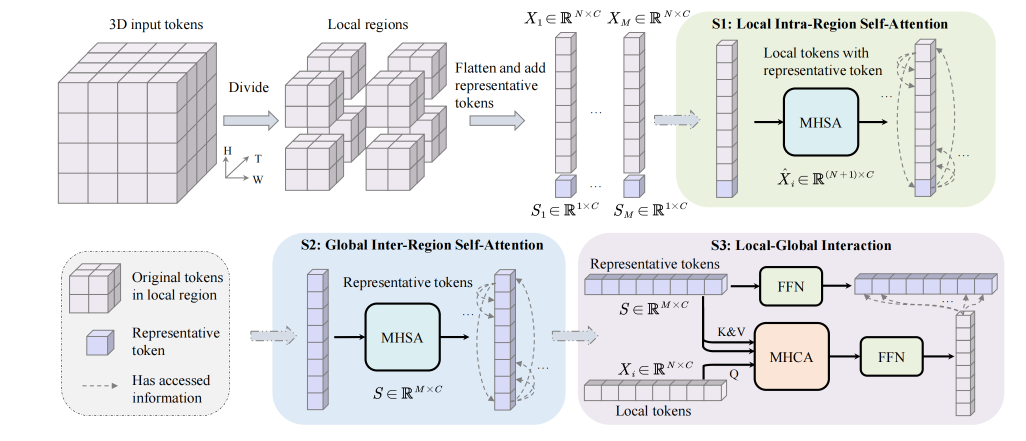
#> input picture MAE_DFER/figs/LGI-Former.png, 2052 x 881 px (shown at 1/2 size)
$ python images_to_videos.py --input_folder MAE_DFER/figs --output_folder out
#> lines starting #> are read from the running program, lines starting #| are printed output that depends on the picture
"""
images_to_videos.py — Convert still images to 16-frame MP4 videos.

Recursively scans an input folder for image files (png, jpg, jpeg, bmp,
tiff, webp), then for each image produces an MP4 where that frame is
repeated --frames times. Output videos are written to --output_folder
preserving the original subfolder structure.

  Image/001_F/file.png  →  Video/001_F/file.mp4

Output uses the avc1 (H.264) codec at 25 FPS. Existing output files are
skipped. Processing is parallelised with ThreadPoolExecutor.

Usage:
  python3 images_to_videos.py \\
    --input_folder  Image/ \\
    --output_folder Video/ \\
    [--frames 16] [--fps 25] [--workers N]
"""

import argparse
import os
from concurrent.futures import ThreadPoolExecutor, as_completed
from pathlib import Path

import cv2
import tqdm

IMAGE_EXTENSIONS = {".png", ".jpg", ".jpeg", ".bmp", ".tiff", ".tif", ".webp"}


def discover_images(root: str) -> list[str]:
  """
  Recursively find image files under root.

  Args:
    root: Root directory to search.

  Returns:
    Sorted list of absolute file paths whose extension is in IMAGE_EXTENSIONS.
  """
#> called with root = 'MAE_DFER/figs'
  images = []
  for dirpath, _, filenames in os.walk(root):
    for fname in filenames:
      if Path(fname).suffix.lower() in IMAGE_EXTENSIONS:
        images.append(os.path.join(dirpath, fname))
  return sorted(images)


def image_to_video(
  img_path: str,
  src_root: str,
  dst_root: str,
  n_frames: int,
  fps: float,
) -> str:
  """
  Convert a single image to an n_frames-long MP4 by repeating the frame.

  Args:
    img_path: Absolute path to the source image file.
    src_root: Root of the source image tree (used to compute relative path).
    dst_root: Root of the destination video tree.
    n_frames: Number of times the frame is written (e.g. 16).
    fps:      Output video frame rate.

  Returns:
    Status string: "skipped", "ok", or "error: <message>".
  """
#> called with img_path = 'MAE_DFER/figs/LGI-Former.png', src_root = 'MAE_DFER/figs', dst_root = 'out', n_frames = 16, fps = 25
  rel = Path(img_path).relative_to(src_root)
  dst_path = str(Path(dst_root) / rel.with_suffix(".mp4"))

  if os.path.exists(dst_path):
    return "skipped"

  os.makedirs(os.path.dirname(dst_path), exist_ok=True)

  frame = cv2.imread(img_path)
#> frame is the input picture: shape (881, 2052, 3); mean B, G, R 233.4, 232, 231
  if frame is None:
    return f"error: cannot read image {img_path}"

  h, w = frame.shape[:2]
#> h = 881; w = 2052
  w -= w % 2  # H.264 requires even dimensions
  h -= h % 2
#> h = 880
  if frame.shape[1] != w or frame.shape[0] != h:
    frame = cv2.resize(frame, (w, h), interpolation=cv2.INTER_AREA)
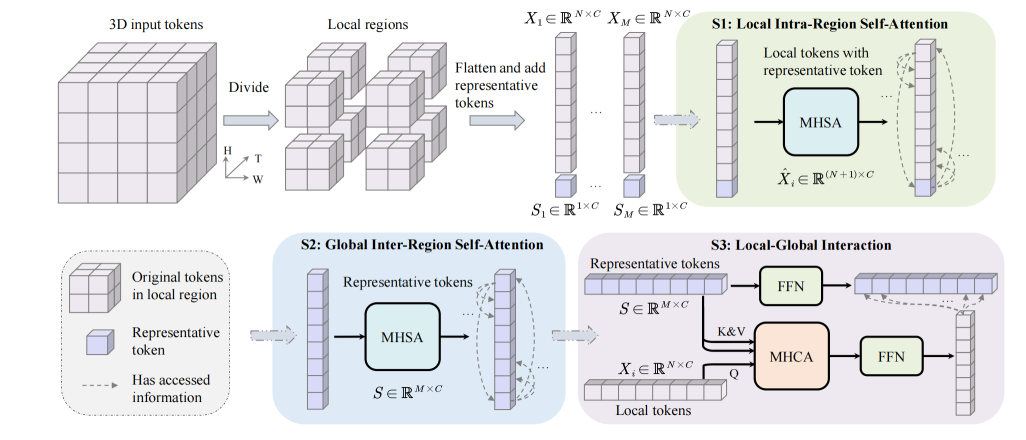
#> frame: shape (880, 2052, 3) (shown at 1/2 size); mean B, G, R 233.4, 232, 231

  fourcc = cv2.VideoWriter_fourcc(*"avc1")
  writer = cv2.VideoWriter(dst_path, fourcc, fps, (w, h))
  if not writer.isOpened():
    return f"error: cannot create writer {dst_path}"

  try:
    for _ in range(n_frames):
      writer.write(frame)
  finally:
    writer.release()

  return "ok"


def main() -> None:
  """
  Entry point: parse CLI arguments and convert all discovered images in parallel.
  """
  parser = argparse.ArgumentParser(
    description="Convert still images to repeated-frame MP4 videos, preserving folder structure."
  )
  parser.add_argument("--input_folder",  required=True, help="Root folder to scan for images.")
  parser.add_argument("--output_folder", required=True, help="Root folder for output MP4 files.")
  parser.add_argument("--frames",  type=int,   default=16,              help="Frames per video (default: 16).")
  parser.add_argument("--fps",     type=float, default=25.0,            help="Output frame rate (default: 25).")
  parser.add_argument("--workers", type=int,   default=os.cpu_count(),  help="Parallel worker threads (default: cpu count).")
  args = parser.parse_args()

  src_root = str(Path(args.input_folder).resolve())
  dst_root = str(Path(args.output_folder).resolve())

  images = discover_images(src_root)
  total = len(images)
  print(f"Found {total} image(s) to process with {args.workers} worker(s).")

  with ThreadPoolExecutor(max_workers=args.workers) as executor:
    futures = {
      executor.submit(image_to_video, fp, src_root, dst_root, args.frames, args.fps): fp
      for fp in images
    }
#> call 2 of image_to_video, with src_root = 'MAE_DFER/figs', dst_root = 'out', n_frames = 16, fps = 25
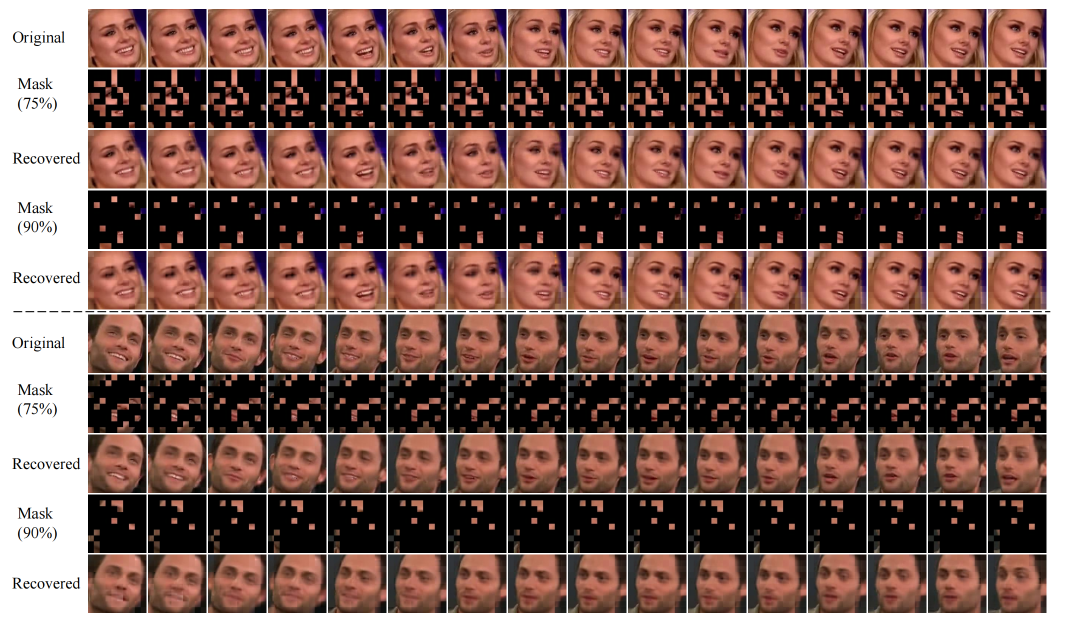
#> input picture MAE_DFER/figs/More_samples_without_showing_frame_difference.png, 2129 x 1253 px (shown at 1/2 size)
#> in image_to_video, frame is the input picture: shape (1253, 2129, 3); mean B, G, R 84.5, 91.9, 122.1
#> in image_to_video (call 2), `frame = cv2.resize(frame, (w, h), interpolation=cv2.INTER_AREA)`:
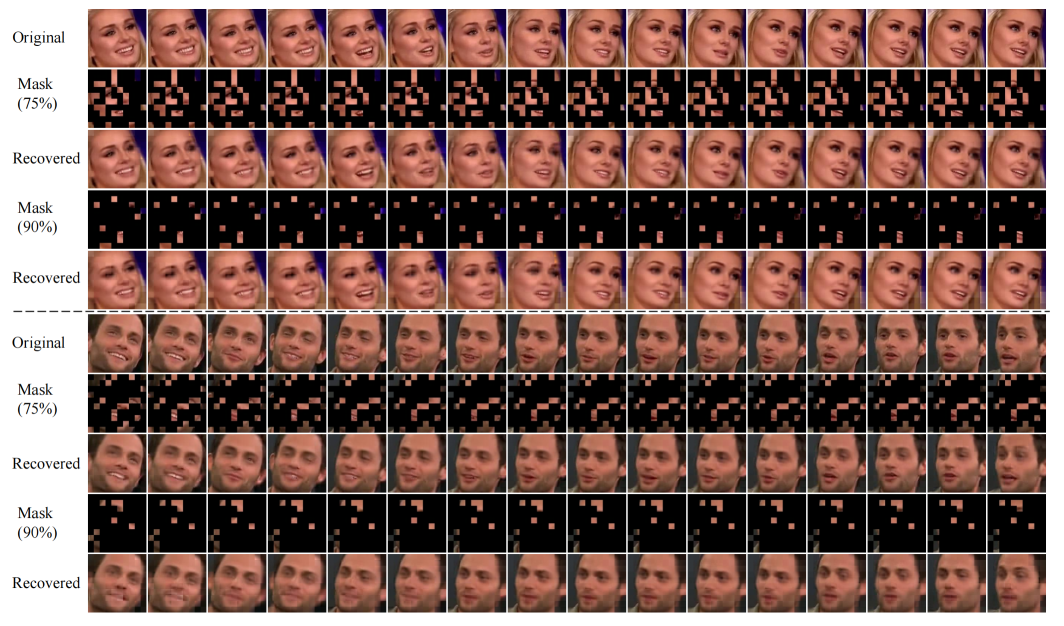
#> frame: shape (1252, 2128, 3) (shown at 1/2 size); mean B, G, R 84.5, 91.9, 122.1
    results = []
    try:
      for fut in tqdm.tqdm(as_completed(futures), total=total, desc="Converting"):
        results.append(fut.result())
    except Exception:
      for f in futures:
        f.cancel()
      raise

  skipped = results.count("skipped")
  errors  = sum(1 for r in results if r.startswith("error"))
  processed = total - skipped - errors

  print(f"\nDone. Total={total}  Processed={processed}  Skipped={skipped}  Errors={errors}")


if __name__ == "__main__":
  main()
